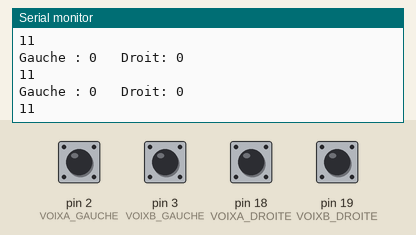
Recording of a sketch running on a simulated Arduino Uno, built with avr-gcc and run on an emulated ATmega328P. Parts: the last lines printed to the serial monitor. The test bench sets the inputs (shaded band); at power-on: pin 2 (VOIXA_GAUCHE), pin 3 (VOIXB_GAUCHE), pin 18 (VOIXA_DROITE), pin 19 (VOIXB_DROITE) HIGH.

Above: at 1.2 s.
1.3 s: pin 2 (VOIXA_GAUCHE) pulled LOW for 0.15 s
2.9 s: pin 18 (VOIXA_DROITE) pulled LOW for 0.15 s
At 3.0 s:
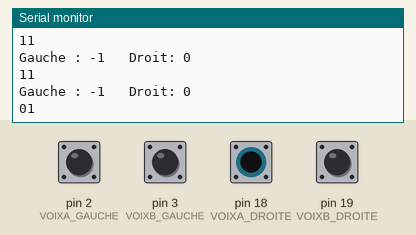
4.5 s: pin 19 (VOIXB_DROITE) pulled LOW for 0.15 s
At 4.61 s:
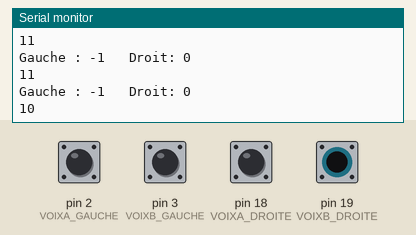
6.1 s: pin 2 (VOIXA_GAUCHE) pulled LOW for 1 s
Timing chart, 0 to 9.1 s (numbered marks = the images above; inputs shaded):
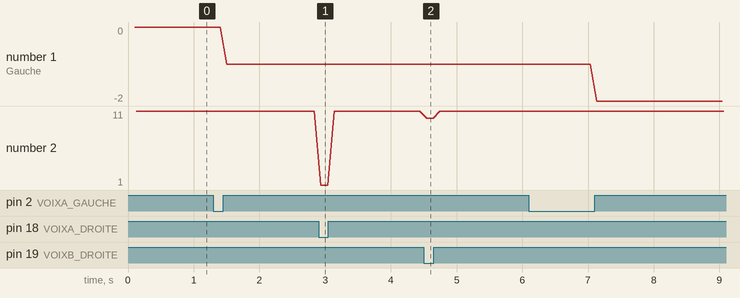

The sketch:

TestCodeuse.ino
```cpp
#include <digitalWriteFast.h>

//Codeuse Droite
#define VOIXA_DROITE 18 // Fil VERT du codeur
#define VOIXB_DROITE 19 // Fil GRIS du codeur
#define vectInterruptA_droit 5 // Va avec VOIXA_DROIT, fictif
#define vectInterruptB_droit 4 // Va avec VOIXB_DROIT, fictif

//Codeuse Gauche
#define VOIXA_GAUCHE 2 // Fil VERT du codeur
#define VOIXB_GAUCHE 3 // Fil GRIS du codeur
#define vectInterruptA_gauche 0 // Va avec VOIXA_GAUCHE, fictif
#define vectInterruptB_gauche 1 // Va avec VOIXB_GAUCHE, fictif

long ticks_R = 0;
long ticks_L = 0;


void setup() {
  Serial.begin(9600);

  // CODEUR DROIT
  pinMode(VOIXA_DROITE, INPUT);
  pinMode(VOIXB_DROITE, INPUT);
  digitalWrite(VOIXA_DROITE, HIGH);
  digitalWrite(VOIXB_DROITE, HIGH);
  // CODEUR GAUCHE
  pinMode(VOIXA_GAUCHE, INPUT);
  pinMode(VOIXB_GAUCHE, INPUT);
  digitalWrite(VOIXA_GAUCHE, HIGH);
  digitalWrite(VOIXB_GAUCHE, HIGH);
  attachInterrupt(vectInterruptA_droit, GestionInterruptionCodeurPinA_DR, RISING);
  attachInterrupt(vectInterruptA_gauche, GestionInterruptionCodeurPinA_GA, RISING);
}

void loop() {
  delay(100);

  Serial.print("Gauche : ");
  Serial.print(ticks_L);
  Serial.print("\t Droit: ");
  Serial.println(ticks_R);
  Serial.print(digitalRead(VOIXA_DROITE));
  Serial.println(digitalRead(VOIXB_DROITE));
}


void GestionInterruptionCodeurPinA_DR()
{
    ticks_R = digitalReadFast(VOIXB_DROITE) ? ticks_R + 1 : ticks_R - 1;
}

void GestionInterruptionCodeurPinA_GA()
{
  ticks_L = digitalReadFast(VOIXB_GAUCHE) ? ticks_L - 1 : ticks_L + 1;
}
```

Measured:
- after the input at 2.9 s, the serial monitor: prints a new line at once (image 1)
- after the input at 4.5 s, the serial monitor: prints a new line at once (image 2)
- plotted number 1: 0 → -1 after the input at 1.3 s, -1 → -2 after the input at 6.1 s
